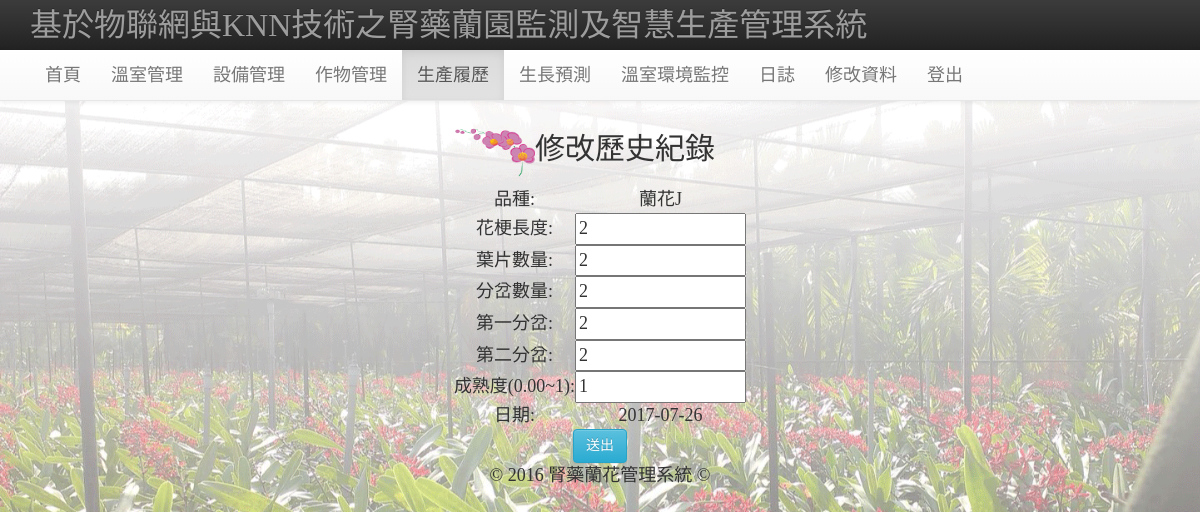
Page /PH2_update.php?id=244 (signed in) on the earlier database version.
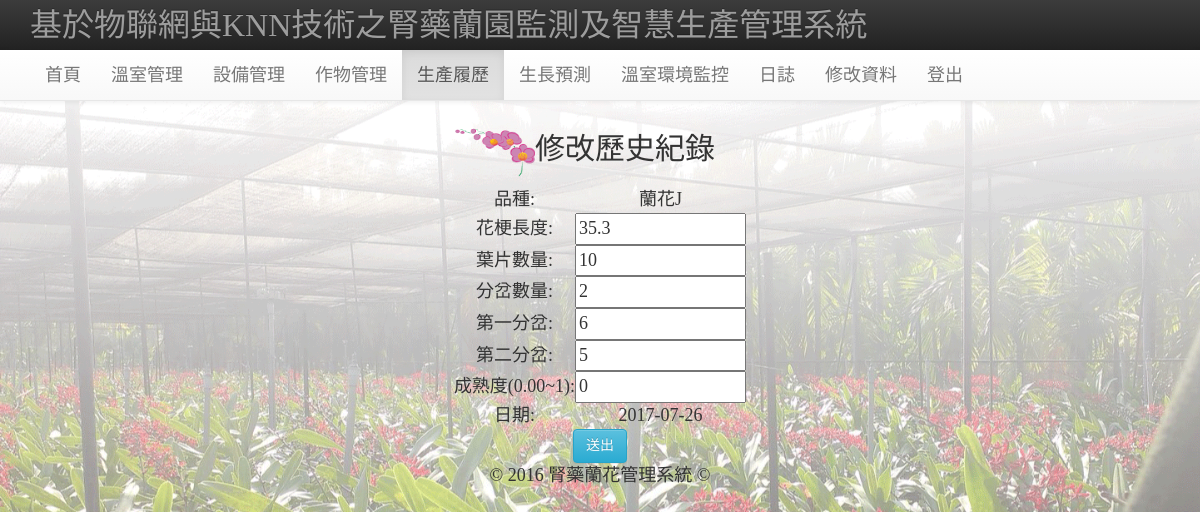
Same page on the later database version.
### tables this page shows
CREATE TABLE `history` (
  `h_id` int(255) UNSIGNED NOT NULL,
  `h_biology` varchar(255) NOT NULL COMMENT '品種',
  `h_username` varchar(255) NOT NULL COMMENT '使用者',
  `h_on` int(255) NOT NULL,
  `h_leafNum` int(11) NOT NULL COMMENT '葉片數量',
  `h_pedlength` double NOT NULL COMMENT '花梗長度',
  `h_bifNum` int(255) NOT NULL COMMENT '分岔數',
  `h_bifNum1` double DEFAULT NULL COMMENT '第一分岔',
  `h_bifNum2` double DEFAULT NULL COMMENT '第二分岔',
  `maturity` double NOT NULL COMMENT '成熟度',
  `h_date` date NOT NULL,
  `h_jointime` timestamp NULL DEFAULT CURRENT_TIMESTAMP ON UPDATE CURRENT_TIMESTAMP
);

### PH2_update.php (the view, shortened to what this page needs)
<?php
$query_RecFlower = "SELECT * FROM `history` WHERE `h_id`=".$_GET["id"];
$RecFlower = mysql_query($query_RecFlower);
$row_RecFlower=mysql_fetch_assoc($RecFlower);
?>
<!DOCTYPE html>
<html lang="en">
<head>
  	<link rel="stylesheet" href="https://maxcdn.bootstrapcdn.com/bootstrap/3.3.1/css/bootstrap.min.css">
  	<link rel="stylesheet" href="https://maxcdn.bootstrapcdn.com/bootstrap/3.3.1/css/bootstrap-theme.min.css">
</head>
<body style="text-align:center;font-size:18px;background-image: url(img/46505.png);background-size: cover;background-attachment: fixed; font-family: 微軟正黑體;margin:30px">
<nav class="navbar navbar-inverse navbar-fixed-top" role="navigation">
  <div class="container">
    <div class="navbar-header">
     <a class="navbar-brand" href="member_center.php" style="font-size: 24pt;">基於物聯網與KNN技術之腎藥蘭園監測及智慧生產管理系統</a>
    </div>
  </div>
</nav>
<nav class="navbar navbar-default navbar-fixed-top" style="top: 50px;" role="navigation">
  <div class="container">
    <div id="navbar" class="navbar-collapse collapse">
      <ul class="nav navbar-nav">
        <li><a href="member_center.php">首頁</a></li>
        <li><a href="GMM.php">溫室管理</a></li>
        <li><a href="SM.php">設備管理</a></li>
        <li><a href="CM.php">作物管理</a></li>
        <li class="active"><a href="PH.php?select=1">生產履歷</a></li>
        <li><a href="prediction.php">生長預測</a></li>
        <li><a href="http://140.127.1.99/orchid_garden/index.html" target=" _new">溫室環境監控</a></li>
        <li><a href="Diary.php">日誌</a></li>
        <li><a href="member_update.php">修改資料</a></li>
        <li><a href="?logout=true">登出</a></li>
      </ul>
    </div>
  </div>
</nav>
<br><br><br>
<div class="row col-xs-12 ">
	<h2><img src="img/LOGO.png" alt="LOGO" width="80" height="50">修改歷史紀錄</h2>
</div>
<hr>
	<table align="center" >
	<form name="hform" method="post" onSubmit="return checkForm();" >
		<tr>
			<td>品種:</td>
			<td><?php echo $row_RecFlower["h_biology"]; ?></td>
		</tr>
		<tr>
			<td>花梗長度:</td>
			<td><input type="text" name="h_pedlength" value="<?php echo $row_RecFlower["h_pedlength"]; ?>" size="14" id="h_pedlength"></td>
		</tr>
		<tr>
			<td>葉片數量:</td>
			<td><input type="text" name="h_leafNum" value="<?php echo $row_RecFlower["h_leafNum"]; ?>" size="14" id="h_leafNum"></td>
		</tr>
		<tr>
			<td>分岔數量:</td>
			<td><input type="text" name="h_bifNum" value="<?php echo $row_RecFlower["h_bifNum"]; ?>" size="14" id="h_bifNum" ></td>
		</tr>
		<tr>
			<td>第一分岔:</td>
			<td><input type="text" name="h_bifNum1" value="<?php echo $row_RecFlower["h_bifNum1"]; ?>" size="14" id="h_bifNum1" ></td>
		</tr>
		<tr>
			<td>第二分岔:</td>
			<td><input type="text" name="h_bifNum2" value="<?php echo $row_RecFlower["h_bifNum2"]; ?>" size="14" id="h_bifNum2" ></td>
		</tr>
		<tr>
			<td>成熟度(0.00~1):</td>
			<td><input type="text" name="maturity" value="<?php echo $row_RecFlower["maturity"]; ?>" size="14" id="maturity" ></td>
		</tr>
		<tr>
			<td>日期:</td>
			<td><?php echo $row_RecFlower["h_date"]; ?></td>
		</tr>
		<tr>
			<td colspan="2">
            	<input type="submit" class="btn btn-info" name="Submit2" value="送出">
			</td>
		</tr>
		<tr>
    		<td align="center" colspan="2">© 2016 腎藥蘭花管理系統 ©</td>
  		</tr>
	</form>
</table>
</body>
</html>

Differences in the rows shown:
changed history "蘭花J": h_pedlength "2" → "35.3"; h_leafNum "2" → "10"; h_bifNum1 "2" → "6"; h_bifNum2 "2" → "5"; maturity "1" → "0"
